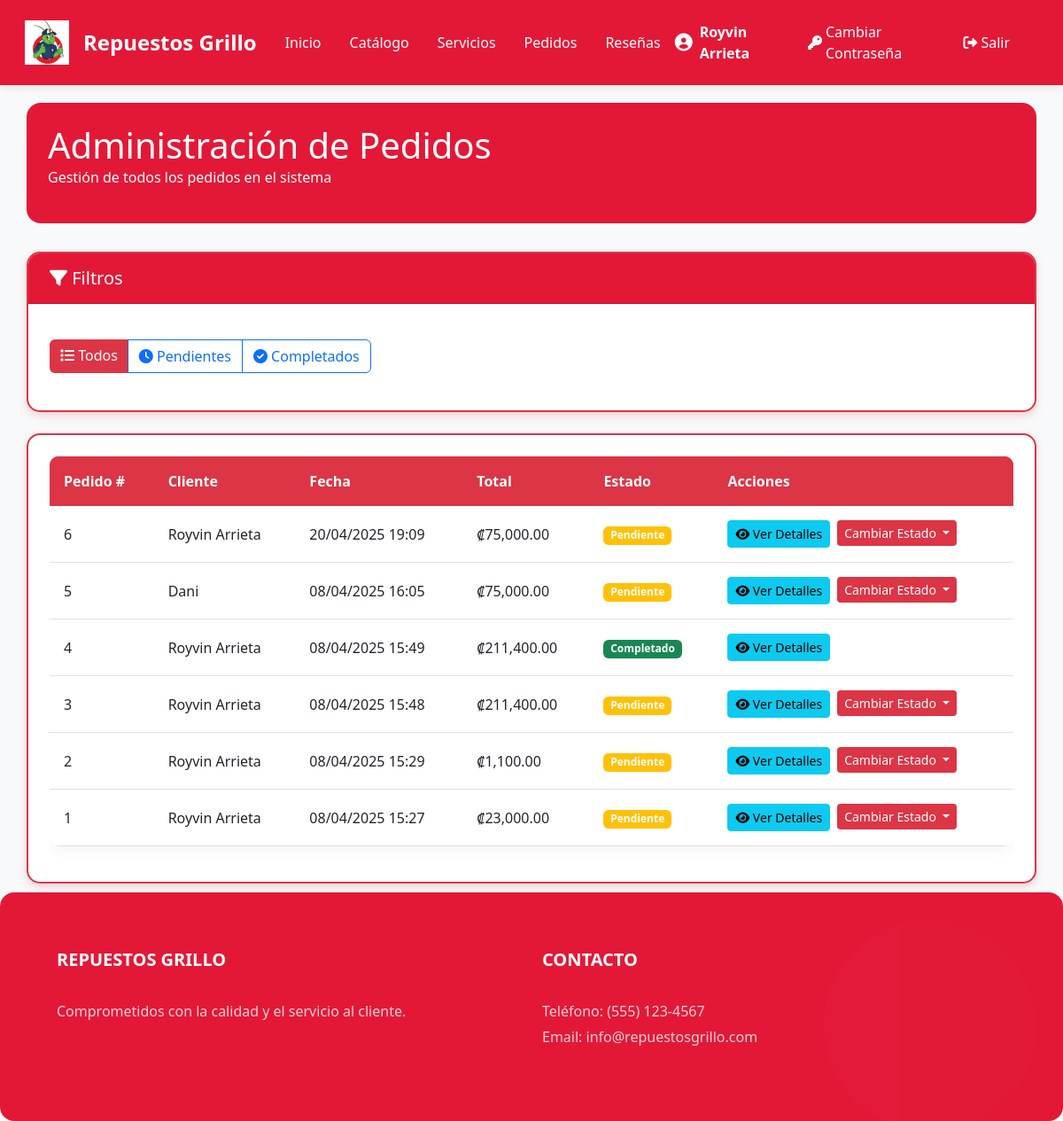
/View/Pedidos/AdministrarPedidos.php (signed in), run on an earlier commit of the app's database.
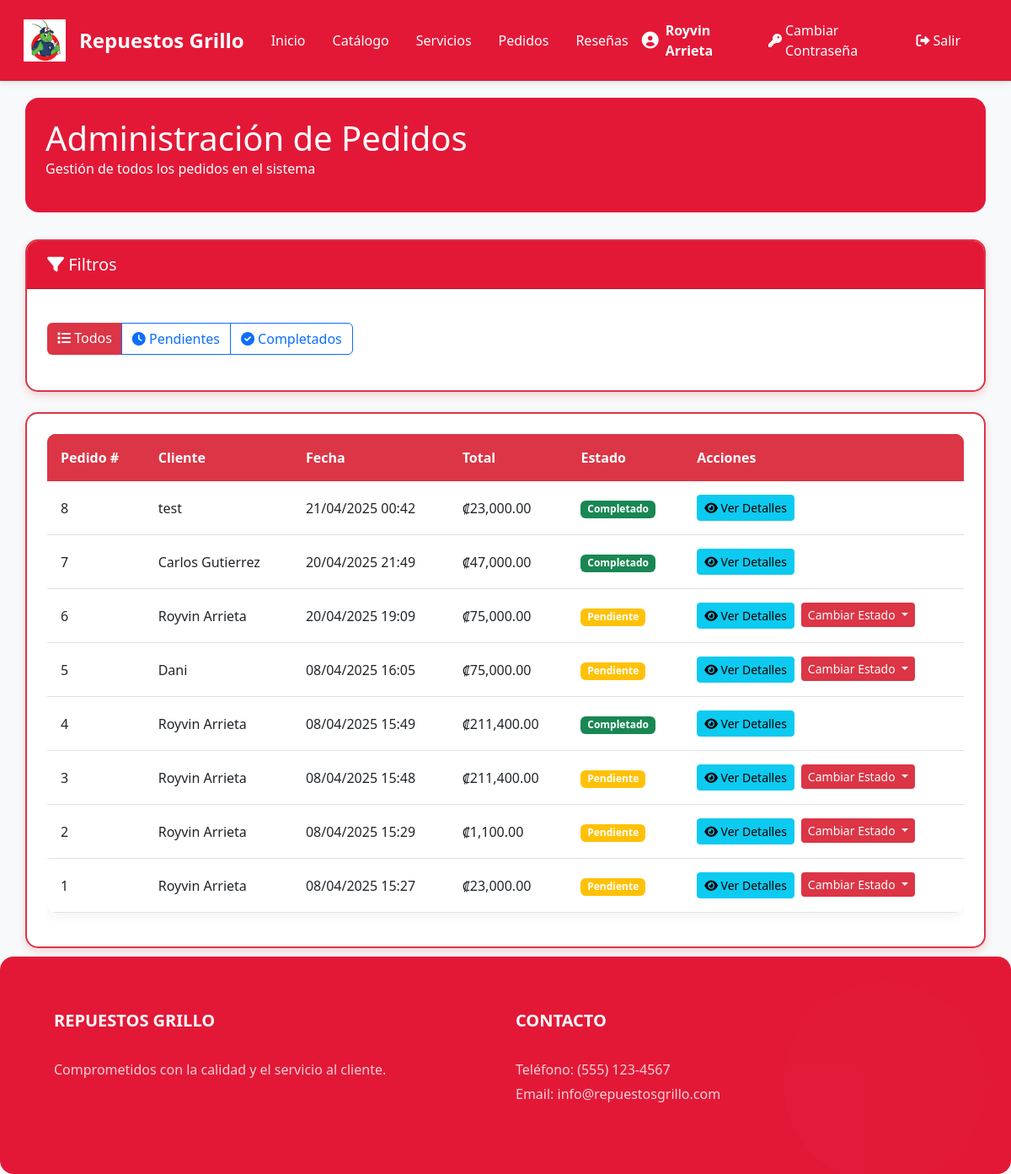
And on a later commit of the database.
### tables this page shows
CREATE TABLE `tbl_pedidos` (
  `IdPedido` int(11) NOT NULL AUTO_INCREMENT,
  `IdUsuario` bigint(20) NOT NULL,
  `FechaPedido` datetime NOT NULL DEFAULT current_timestamp(),
  `EstadoPedido` varchar(20) NOT NULL DEFAULT 'Pendiente',
  `TotalPedido` decimal(10,2) NOT NULL,
  PRIMARY KEY (`IdPedido`),
  KEY `IdUsuario` (`IdUsuario`),
  CONSTRAINT `tbl_pedidos_ibfk_1` FOREIGN KEY (`IdUsuario`) REFERENCES `usuario` (`Id`)
);

CREATE TABLE `usuario` (
  `Id` bigint(20) NOT NULL AUTO_INCREMENT,
  `Nombre` varchar(200) NOT NULL,
  `Correo` varchar(200) NOT NULL,
  `Contrasenna` varchar(15) NOT NULL,
  `IdPerfil` bigint(20) NOT NULL,
  PRIMARY KEY (`Id`)
);

### Model/PedidosModel.php (called while the page is built, shortened)
<?php
function ObtenerTodosPedidos() {
    try {
        $context = AbrirBaseDatos();
        $sentencia = "CALL SP_ConsultarTodosPedidos()";
        $resultado = $context->query($sentencia);
        return $resultado;
    } catch (Exception $error) {
        return null;
    }
}
?>

### Controller/PedidosController.php (called while the page is built, shortened)
<?php
include_once $_SERVER["DOCUMENT_ROOT"] . "/ProyectoAmbienteWeb/Model/PedidosModel.php";
function ConsultarTodosPedidos() {
    return ObtenerTodosPedidos();
}
?>

### View/Pedidos/AdministrarPedidos.php (the view, shortened to what this page needs)
<?php
    include_once $_SERVER["DOCUMENT_ROOT"] . "/ProyectoAmbienteWeb/Controller/PedidosController.php";
    include_once $_SERVER["DOCUMENT_ROOT"] . "/ProyectoAmbienteWeb/View/layoutInterno.php";
    $pedidos = ConsultarTodosPedidos();
    $filtroEstado = isset($_GET['estado']) ? $_GET['estado'] : '';
?>
<!DOCTYPE html>
<html lang="es">
<?php PrintCss(); ?>
<body>
    <?php BarraNavegacion(); ?>
    <div class="container content">
        <div class="admin-header">
            <div class="row align-items-center mb-3">
                <div class="col-md-6">
                    <h1 class="mb-0">Administración de Pedidos</h1>
                    <p class="mb-0">Gestión de todos los pedidos en el sistema</p>
                </div>
            </div>
        </div>
        <div class="card card-custom mb-4">
            <div class="card-header bg-red">
                <h5 class="mb-0"><i class="fas fa-filter"></i> Filtros</h5>
            </div>
            <div class="card-body">
                <div class="mt-3">
                    <div class="btn-group" role="group" aria-label="Filtros rápidos">
                        <a href="?estado=" class="btn <?php echo $filtroEstado == '' ? 'btn-primary' : 'btn-outline-primary'; ?>">
                            <i class="fas fa-list"></i> Todos
                        </a>
                        <a href="?estado=Pendiente" class="btn <?php echo $filtroEstado == 'Pendiente' ? 'btn-primary' : 'btn-outline-primary'; ?>">
                            <i class="fas fa-clock"></i> Pendientes
                        </a>
                        <a href="?estado=Completado" class="btn <?php echo $filtroEstado == 'Completado' ? 'btn-primary' : 'btn-outline-primary'; ?>">
                            <i class="fas fa-check-circle"></i> Completados
                        </a>
                    </div>
                </div>
            </div>
        </div>
        <div class="card card-custom">
            <div class="card-body">
                <?php if ($pedidos && $pedidos->num_rows > 0): ?>
                    <div class="table-responsive">
                        <table class="table table-custom table-hover">
                            <thead class="table-dark">
                                <tr>
                                    <th>Pedido #</th>
                                    <th>Cliente</th>
                                    <th>Fecha</th>
                                    <th>Total</th>
                                    <th>Estado</th>
                                    <th>Acciones</th>
                                </tr>
                            </thead>
                            <tbody>
                                <?php
                                while ($pedido = $pedidos->fetch_assoc()):
                                ?>
                                    <tr>
                                        <td><?php echo $pedido['IdPedido']; ?></td>
                                        <td><?php echo $pedido['NombreUsuario']; ?></td>
                                        <td><?php echo date('d/m/Y H:i', strtotime($pedido['FechaPedido'])); ?></td>
                                        <td>₡<?php echo number_format($pedido['TotalPedido'], 2); ?></td>
                                        <td>
                                            <?php if ($pedido['EstadoPedido'] == 'Completado'): ?>
                                                <span class="badge bg-success">Completado</span>
                                            <?php else: ?>
                                                <span class="badge bg-warning">Pendiente</span>
                                            <?php endif; ?>
                                        </td>
                                        <td>
                                            <div class="d-flex gap-2">
                                                <a href="/ProyectoAmbienteWeb/View/Pedidos/ConfirmacionPedido.php?id=<?php echo $pedido['IdPedido']; ?>" class="btn btn-sm btn-info">
                                                    <i class="fas fa-eye"></i> Ver Detalles
                                                </a>
                                                <?php if ($pedido['EstadoPedido'] != 'Completado'): ?>
                                                <div class="dropdown d-inline-block">
                                                    <button class="btn btn-sm btn-primary dropdown-toggle" type="button" id="dropdownMenuButton<?php echo $pedido['IdPedido']; ?>" data-bs-toggle="dropdown" aria-expanded="false">
                                                        Cambiar Estado
                                                    </button>
                                                </div>
                                                <?php endif; ?>
                                            </div>
                                        </td>
                                    </tr>
                                <?php endwhile; ?>
                            </tbody>
                        </table>
                    </div>
                <?php else: ?>
                    <div class="alert alert-info">
                        <i class="fas fa-info-circle"></i> No hay pedidos registrados en el sistema.
                    </div>
                <?php endif; ?>
            </div>
        </div>
    </div>
    <?php PrintFooter(); ?>
</body>
</html>

### View/layoutInterno.php (shortened to what this page needs)
<?php
function BarraNavegacion()
{
    $nombre = htmlspecialchars($_SESSION["NombreUsuario"] ?? 'Invitado', ENT_QUOTES);
    echo '<nav class="navbar navbar-expand-lg navbar-dark nav-gradient">
    <div class="container-fluid">
        <a class="navbar-brand" href="../Login/home.php">
            <img src="../imgs/logo.png" width="50" height="50" class="me-2" alt="Logo">
            Repuestos Grillo
        </a>
        <button class="navbar-toggler" type="button" data-bs-toggle="collapse" data-bs-target="#navbarNav">
            <span class="navbar-toggler-icon"></span>
        </button>
        <div class="collapse navbar-collapse" id="navbarNav">
            <ul class="navbar-nav me-auto mb-2 mb-lg-0">
                <li class="nav-item"><a class="nav-link" href="../Login/home.php">Inicio</a></li>
                <li class="nav-item"><a class="nav-link" href="../Productos/Catalogo.php">Catálogo</a></li>
                <li class="nav-item"><a class="nav-link" href="../Servicios/MostrarServicios.php">Servicios</a></li>
                <li class="nav-item"><a class="nav-link" href="../Pedidos/ListaPedidos.php">Pedidos</a></li>
                <li class="nav-item"><a class="nav-link" href="../Reseñas/CrearResena.php">Reseñas</a></li>';
    echo '
          </ul>
          <ul class="navbar-nav ms-auto me-3 d-flex align-items-center">
            <li class="nav-item d-flex align-items-center me-4">
              <i class="fas fa-user-circle fs-5 text-white"></i>
              <span class="ms-2 text-white fw-semibold">'.$nombre.'</span>
            </li>
            <li class="nav-item me-3">
              <a class="nav-link d-flex align-items-center" href="/ProyectoAmbienteWeb/View/Usuario/cambiarContrasenna.php" title="Cambiar contraseña">
                <i class="fas fa-key me-1"></i>
                <span class="d-none d-lg-inline">Cambiar Contraseña</span>
              </a>
            </li>
            <li class="nav-item">
              <a class="nav-link d-flex align-items-center"
                href="#"
                data-bs-toggle="modal"
                data-bs-target="#logoutModal"
                title="Salir">
                <i class="fas fa-sign-out-alt me-1"></i>
                <span class="d-none d-lg-inline">Salir</span>
              </a>
            </li>
          </ul>
        </div>
      </div>
    </nav>';
}
function PrintCss()
{
    echo '<head>
            <meta charset="utf-8">
            <meta name="viewport" content="width=device-width, initial-scale=1">
            <title>Auto Repuestos Grillo - Home</title>
            <link href="https://cdn.jsdelivr.net/npm/bootstrap@5.3.0-alpha3/dist/css/bootstrap.min.css" rel="stylesheet">
            <link href="https://cdnjs.cloudflare.com/ajax/libs/font-awesome/6.0.0/css/all.min.css" rel="stylesheet">
            <link href="../Styles/estilos.css" rel="stylesheet">
            <link href="../Styles/productos.css" rel="stylesheet">
            <link href="../Styles/servicios.css" rel="stylesheet">
            <link href="../Styles/catalogo.css" rel="stylesheet">
            <link href="../Styles/carrito.css" rel="stylesheet">
          </head>';
}
function PrintFooter()
{
    echo '
    <footer class="footer gradient-custom-2 text-white text-center text-lg-start mt-auto">
        <div class="container p-4">
            <div class="row">
                <div class="col-lg-6 col-md-12 mb-4 mb-md-0">
                    <h5 class="text-uppercase">Repuestos Grillo</h5>
                    <p>Comprometidos con la calidad y el servicio al cliente.</p>
                </div>
                <div class="col-lg-6 col-md-12 mb-4 mb-md-0">
                    <h5 class="text-uppercase">Contacto</h5>
                    <p>Teléfono: (555) 123-4567<br>Email: info@repuestosgrillo.com</p>
                </div>
            </div>
        </div>
    </footer>';
}
?>

### View/Styles/estilos.css (style rules this page uses)
:root { --primary-color: #e31837; --secondary-color: #1a1a1a; --accent-color: #f8d7da; --text-light: #ffffff; --text-dark: #333333; --gray-light: #f8f9fa; --transition: all 0.3s ease; }
* { margin: 0; padding: 0; box-sizing: border-box; }
body { display: flex; flex-direction: column; min-height: 100vh; background-color: var(--gray-light); font-family: 'Segoe UI', Tahoma, Geneva, Verdana, sans-serif; }
.navbar.nav-gradient { background: var(--primary-color) !important; padding: 1rem; box-shadow: 0 2px 10px rgba(0,0,0,0.1); }
.navbar-brand { color: var(--text-light) !important; font-weight: 600; font-size: 1.5rem; display: flex; align-items: center; gap: 0.5rem; }
.navbar-brand img { transition: var(--transition); }
.nav-link { color: var(--text-light) !important; font-weight: 500; padding: 0.5rem 1rem !important; transition: var(--transition); position: relative; }
.nav-link::after { content: ''; position: absolute; bottom: 0; left: 50%; width: 0; height: 2px; background: var(--text-light); transition: var(--transition); transform: translateX(-50%); }
.content { flex: 1 0 auto; padding: 3rem 0; }
.gradient-custom-2 { background: var(--primary-color) !important; color: var(--text-light) !important; border-radius: 1rem; padding: 2.5rem !important; position: relative; overflow: hidden; transition: var(--transition); }
.gradient-custom-2::before { content: ''; position: absolute; top: 0; right: 0; width: 300px; height: 300px; opacity: 0.1; }
.card-custom { border-radius: 1rem; box-shadow: 0 4px 15px rgba(0,0,0,0.05); transition: var(--transition); border: none; overflow: hidden; }
.card-custom .card-body { padding: 1.5rem; }
.card-header { background: var(--primary-color); color: var(--text-light); font-weight: 600; padding: 1rem 1.5rem; }
.footer { background: var(--secondary-color); color: var(--text-light); padding: 3rem 0; margin-top: auto; }
.footer h5 { font-weight: 600; margin-bottom: 1.5rem; position: relative; padding-bottom: 0.5rem; }
.footer h5::after { content: ''; position: absolute; bottom: 0; left: 0; width: 50px; height: 2px; background: var(--primary-color); }
.footer p { opacity: 0.8; line-height: 1.8; }
.card-custom { animation: fadeIn 0.5s ease-out; }
.dropdown-toggle::after { border-top-color: var(--text-light); transition: var(--transition); }
.gradient-custom-2 { background: var(--primary-color) !important; color: var(--text-light) !important; }

### View/Styles/productos.css (style rules this page uses)
.admin-header { background: var(--primary-color); color: var(--text-light); padding: 1.5rem; border-radius: 1rem; margin-bottom: 2rem; }
.table-custom { background: white; border-radius: 1rem; overflow: hidden; box-shadow: 0 4px 15px rgba(0, 0, 0, 0.05); }
.table-custom thead { background: var(--primary-color); color: var(--text-light); }
.table-custom th { padding: 1rem; font-weight: 500; }
.table-custom td { vertical-align: middle; padding: 1rem; }

### View/Styles/servicios.css (style rules this page uses)
.container.content { padding-top: 20px; padding-bottom: 10px; }
.row:last-child { margin-bottom: 0; }

### View/Styles/catalogo.css (style rules this page uses)
.card-body { min-height: 120px; }

### View/Styles/carrito.css (style rules this page uses)
.card-custom { border: 2px solid #dc3545; border-radius: 15px; box-shadow: 0 4px 10px rgba(220, 53, 69, 0.2); }
.table-custom { border-radius: 10px; overflow: hidden; }
.table-custom thead th { background-color: #dc3545; color: white !important; font-weight: bold; border: none; }
.table-custom tbody td { color: #212529; vertical-align: middle; }
.btn-primary { background-color: #dc3545; border: none; }

What changed in the data, as far as the page shows it:
added tbl_pedidos: IdPedido "8", IdUsuario.Nombre "test", FechaPedido "21/04/2025 00:42", TotalPedido "23,000.00", EstadoPedido "Completado"
added tbl_pedidos: IdPedido "7", IdUsuario.Nombre "Carlos Gutierrez", FechaPedido "20/04/2025 21:49", TotalPedido "47,000.00", EstadoPedido "Completado"
